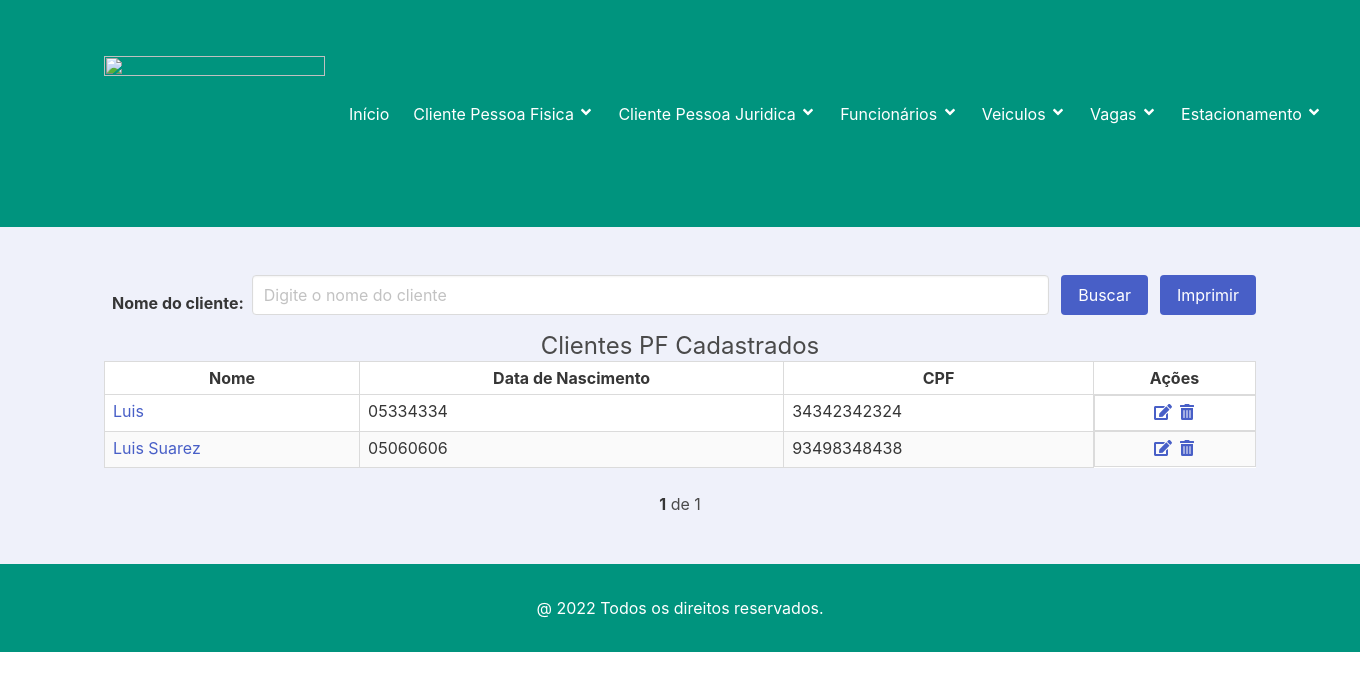
/clientespf, run on an earlier commit of the app's database.
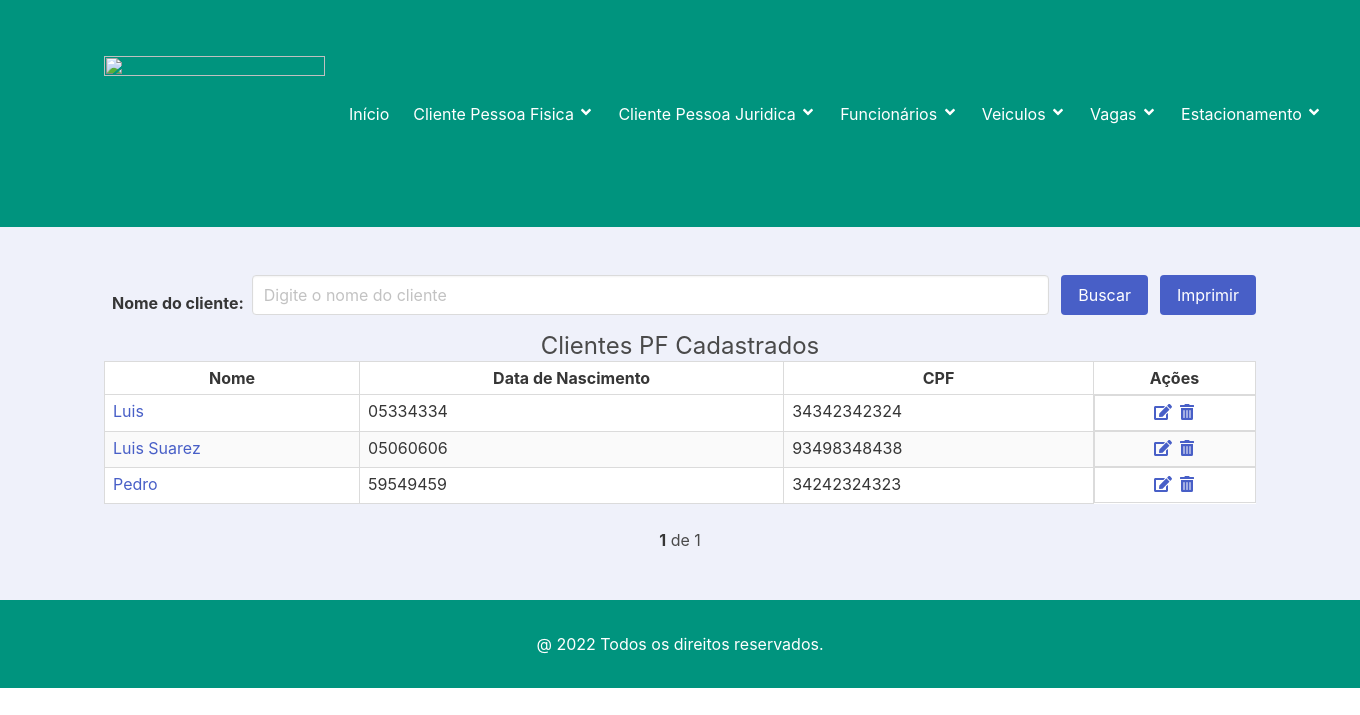
And on a later commit of the database.
### clientepf/models.py (models this page shows, shortened)
class Clientepf(Pessoa):
    cpf = models.CharField('CPF', max_length=11, help_text='Número do CPF')
    class Meta:
        verbose_name = 'Clientepf'
        verbose_name = 'Clientespf'
        ordering = ['nome', ]

### home/models.py (models this page shows, shortened)
class Pessoa(models.Model):
    nome = models.CharField('Nome', max_length=50, help_text='Nome completo')
    datanascimento = models.CharField('Data de Nascimento', max_length=8, help_text='Data de nascimento')
    foto = StdImageField('Foto', upload_to='pessoas', variations={'thumbnail': {'width': 100, 'height': 100,
                                                                                'crop': True}}, delete_orphans=True,
                         null=True, blank=True)
    class Meta:
        verbose_name = "Pessoa"

### clientepf/views.py (the view)
# urls.py: path('clientespf', ClientespfView.as_view(), name='clientespf'),
class ClientespfView(ListView):
    model = Clientepf
    template_name = 'clientespf.html'
    def get_queryset(self, *args, **kwargs):
        buscar = self.request.GET.get('buscar')
        qs = super(ClientespfView, self).get_queryset(*args, **kwargs)
        if buscar:
            qs = qs.filter(nome__icontains=buscar)
        if qs.count() > 0:
            paginator = Paginator(qs, 10)
            listagem = paginator.get_page(self.request.GET.get('page'))
            return listagem
        else:
            return messages.info(self.request, "Não existem clientes cadastrados!")
    def get(self, *args, **kwargs):
        if self.request.GET.get('imprimir') == 'pdf':
            html_pdf = HtmlToPdf(arquivo='clientespf_pdf', qs=self.get_queryset())
            return html_pdf.response
        else:
            return super(ClientespfView, self).get(*args, **kwargs)

### clientepf/templates/clientespf.html (shortened to what this page needs)
{% extends "base.html" %}
{% load static %}
{% block content %}
<section class="section has-background-link-light">
    <div class="container">
        <form id="form ListaClientespf" action="" method="GET">
            <div class="field is-grouped is-flex is align-items-center is-flex-wrap-wrap">
                <label class="label p-2 mt-2">Nome do cliente:</label>
                <div class="control is-expanded">
                    <input class="input" type="text" name="buscar" value="{{ request.GET.buscar }}"
                           placeholder="Digite o nome do cliente">
                </div>
                <div class="control">
                    <button type="button" class="button is-link" onclick="geraPdf('', 'formListaClientespf');">
                        Buscar
                    </button>
                </div>
                {% if object_list %}
                <div class="control">
                    <button type="button" class="button is-link" onclick="geraPdf('pdf', 'formListaClientespf');">
                        Imprimir
                    </button>
                </div>
                {% endif %}
            </div>
        </form>
        {% if object_list %}
        <div style="text-align: center;"><h1 class="subtitle is-size-4">Clientes PF Cadastrados</h1></div>
        <div class="table">
            <table class="table is-table is-bordered is-striped is-narrow is-hoverable is-fullwidth">
                <thead>
                <tr>
                    <th class="has-text-centered">Nome</th>
                    <th class="has-text-centered">Data de Nascimento</th>
                    <th class="has-text-centered">CPF</th>
                    <th class="has-text-centered" style="widht: 100px;">Ações</th>
                </tr>
                </thead>
                <tbody>
                {% for clientepf in object_list %}
                <tr>
                    <td><a href="" data-toggle="modal" class="modal-target"
                           data-bulma-modal="modal{{clientepf.id}}" id="modal{{clientepf.id}}">
                        {{ clientepf.nome }} </a></td>
                    <td> {{ clientepf.datanascimento }}</td>
                    <td> {{ clientepf.cpf }}</td>
                    <td class="has-text--centered is-flex is-flex-wrap-nowrap is-justify-content-center">
                        <a href="{% url 'clientepf_editar' clientepf.pk %}">
                            <span class="icon">
                                <i class="fas fa-edit"></i>
                            </span>
                        </a>
                        <a href="{% url 'clientepf_apagar' clientepf.pk %}">
                            <span class="icon">
                                <i class="fas fa-trash-alt"></i>
                            </span>
                        </a>
                    </td>
                </tr>
                {% endfor %}
                </tbody>
            </table>
        </div>
        {% include "paginator.html" %}
    </div>
</section>
{% endif %}
{% endblock %}

What changed in the data, as far as the page shows it:
added Clientepf: nome "Pedro", datanascimento "59549459", cpf "34242324323"
